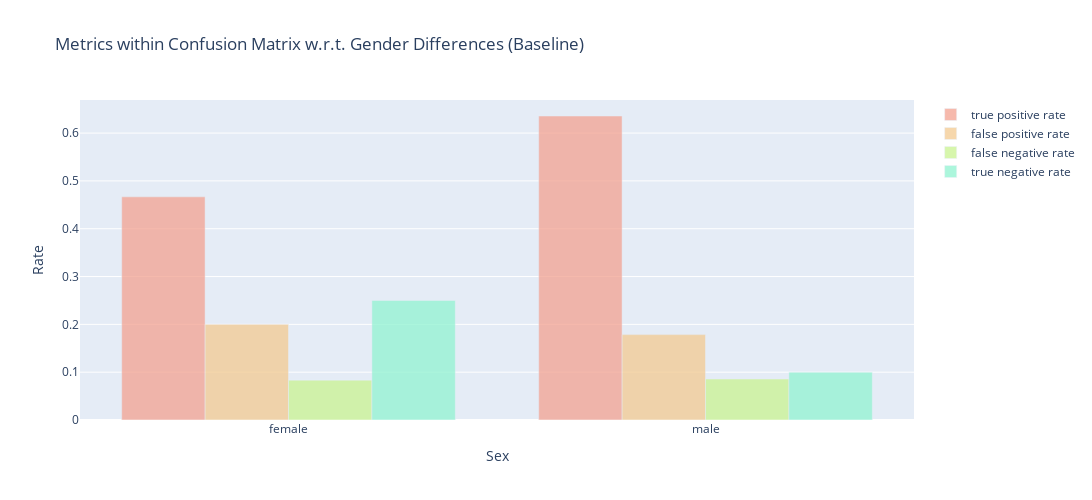

The notebook cell this image was saved under:
### Code cell
# visualize the results
fig = go.Figure()
fig.add_trace(go.Bar(
    x=list(tpr_sex.keys()),
    y=list(tpr_sex.values()),
    marker_color='#F3A291',
    opacity=0.75,
    name='true positive rate'
))
fig.add_trace(go.Bar(
    x=list(fpr_sex.keys()),
    y=list(fpr_sex.values()),
    marker_color='#F3CA91',
    opacity=0.75,
    name='false positive rate'
))
fig.add_trace(go.Bar(
    x=list(fnr_sex.keys()),
    y=list(fnr_sex.values()),
    marker_color='#CAF391',
    opacity=0.75,
    name='false negative rate'
))
fig.add_trace(go.Bar(
    x=list(tnr_sex.keys()),
    y=list(tnr_sex.values()),
    marker_color='#91F3D1',
    opacity=0.75,
    name='true negative rate'
))
fig.update_layout(
    title_text='Metrics within Confusion Matrix w.r.t. Gender Differences (Baseline)',
    xaxis_title='Sex',
    yaxis_title='Rate',
    width=1200,
    height=500,
)
fig.write_image('../results/separation-1-before.png', scale=2)
fig.show()

### Figure 1 — Plotly figure (JSON) as saved in the notebook; plotly's stock layout.template omitted (floating-point values rounded to 4 significant figures)
{"data": [{"marker": {"color": "#F3A291"}, "name": "true positive rate", "opacity": 0.75, "type": "bar", "x": ["female", "male"], "y": [0.4667, 0.6357]}, {"marker": {"color": "#F3CA91"}, "name": "false positive rate", "opacity": 0.75, "type": "bar", "x": ["female", "male"], "y": [0.2, 0.1786]}, {"marker": {"color": "#CAF391"}, "name": "false negative rate", "opacity": 0.75, "type": "bar", "x": ["female", "male"], "y": [0.08333, 0.08571]}, {"marker": {"color": "#91F3D1"}, "name": "true negative rate", "opacity": 0.75, "type": "bar", "x": ["female", "male"], "y": [0.25, 0.1]}], "layout": {"height": 500, "title": {"text": "Metrics within Confusion Matrix w.r.t. Gender Differences (Baseline)"}, "width": 1200, "xaxis": {"title": {"text": "Sex"}}, "yaxis": {"title": {"text": "Rate"}}}}
